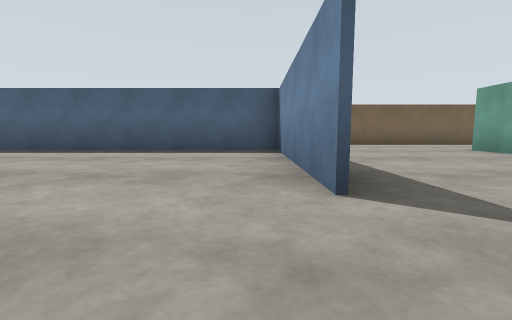
View 1 (above)

24 first-person views from a walk through a robot-simulator world made for Gazebo. The camera is 0.72 m above the floor, tilts 6° down and sees 90° across. The floor is counted in squares, 2 m on a side. Each view is taken from the middle of a square. On the plan, view 1 faces up. The plan holds only what a view shows up to about 9 squares ahead; the rest is blank.

View 2
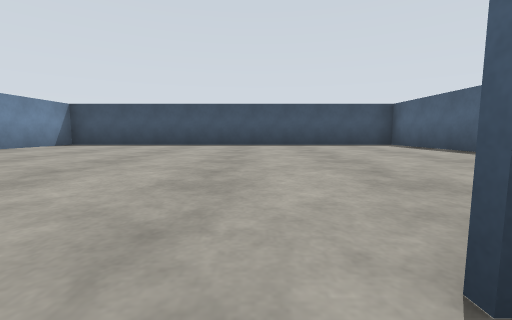

View 3
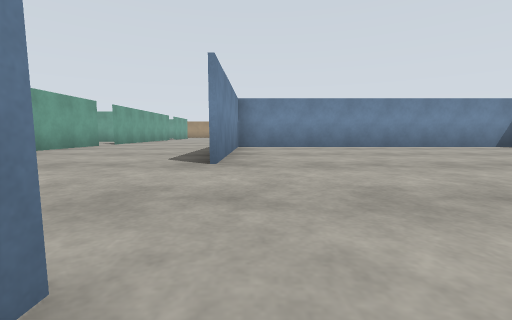

View 4
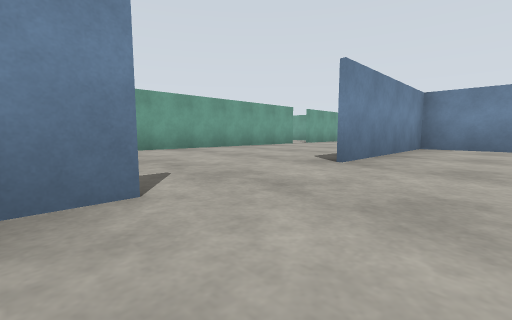

View 5
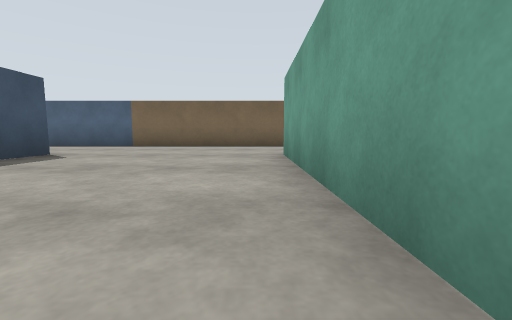

View 6
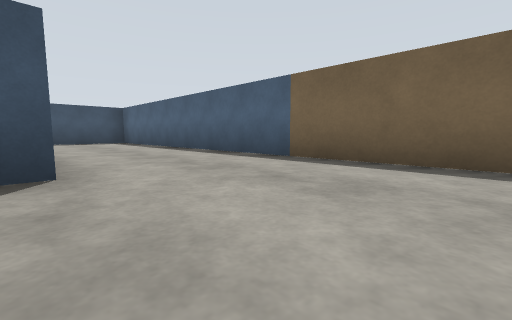

View 7
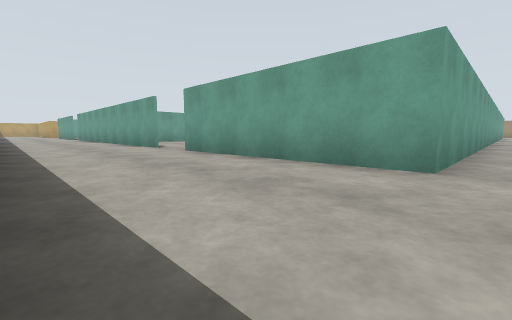

View 8
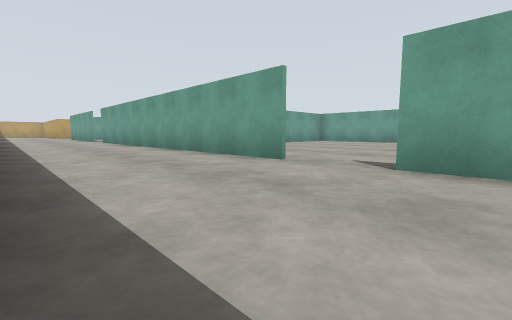

View 9
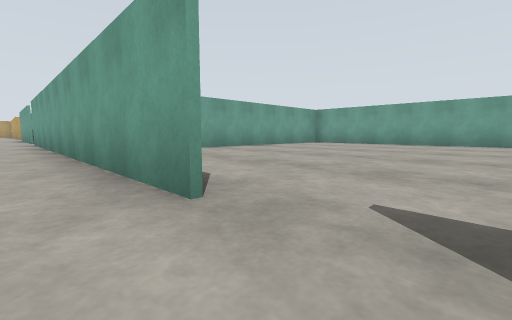

View 10
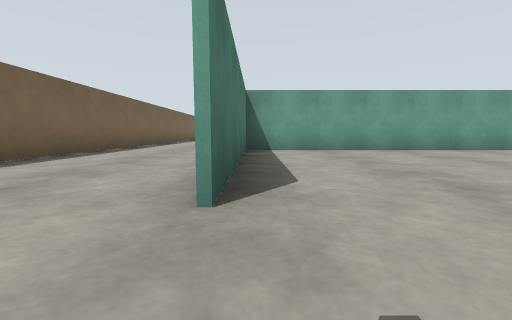

View 11
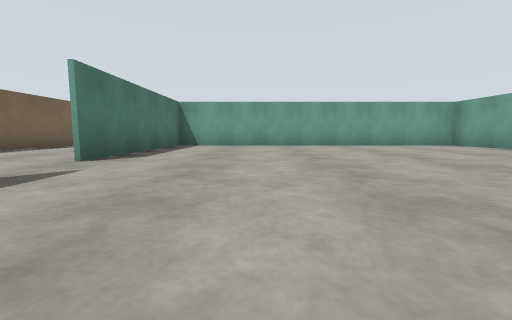

View 12
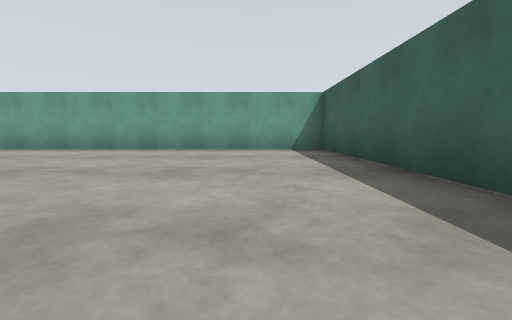

View 13
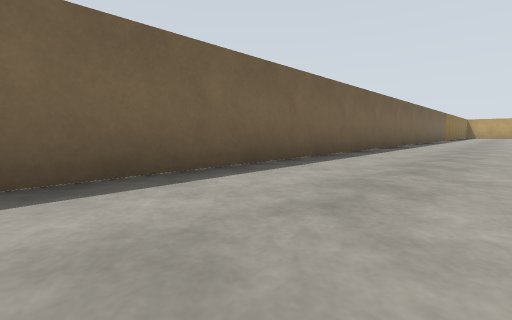

View 14
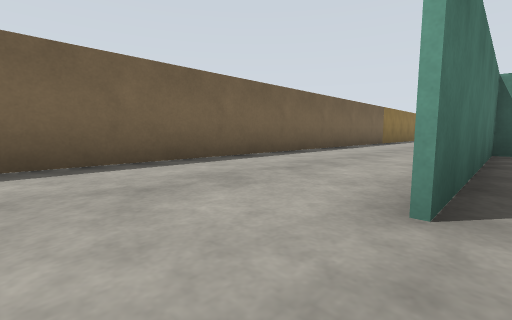

View 15
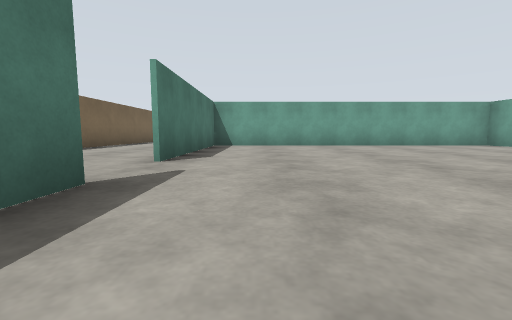

View 16
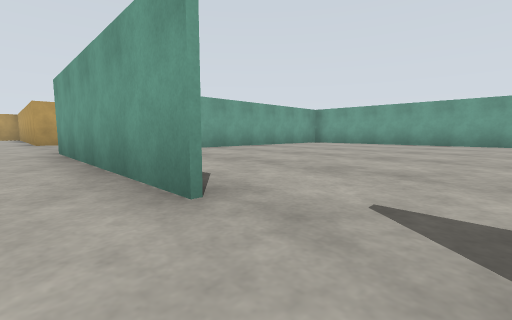

View 17
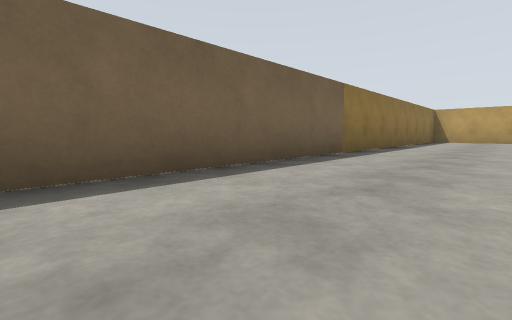

View 18
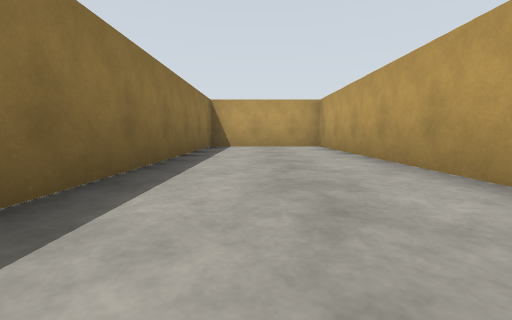

View 19
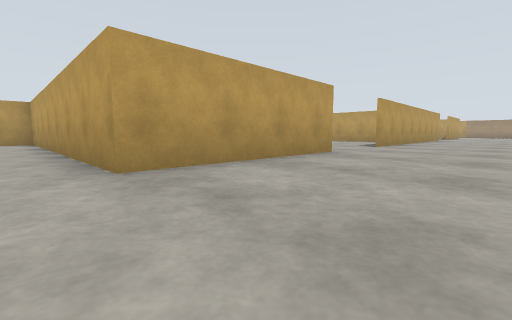

View 20
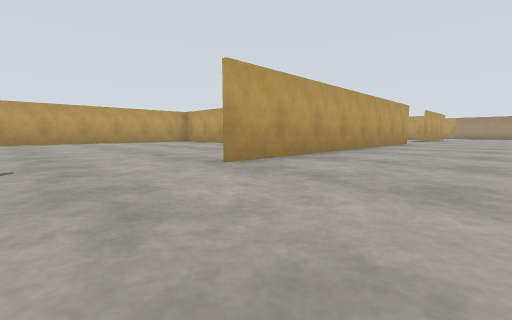

View 21
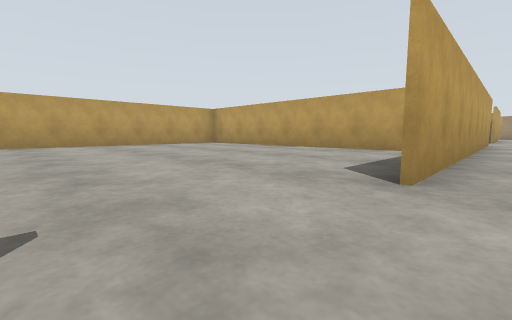

View 22
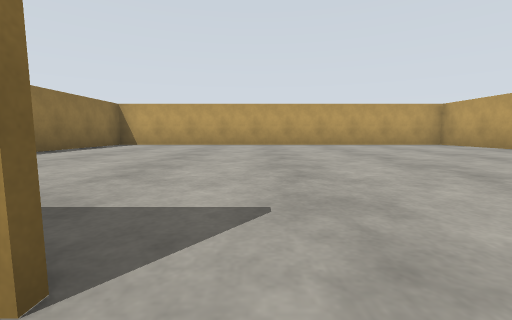

View 23
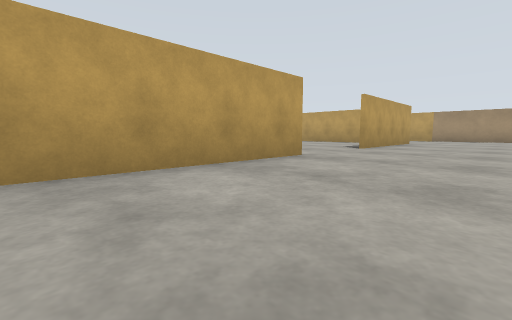

View 24
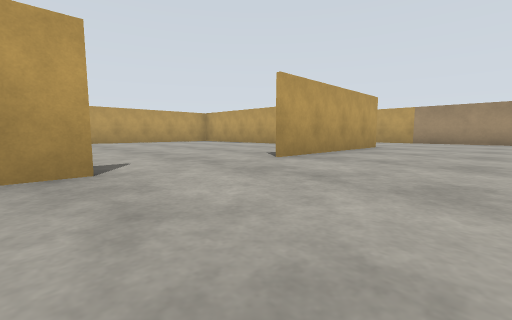

### Floor plan
Ten units are one square. View 1 is at (0, 0); x grows to the right and y downward. Boxes are objects, and circles mark ways between rooms. Rooms are numbered by the first view taken in them; rooms with no view inside come last. Other rooms are left out.
<svg viewBox="-75 -87 440 274">
<path fill="none" stroke="#000" d="M5 -14 5 -52 -70 -52 -70 47 5 47 5 9M45 54 45 -53 89 -53M45 71 45 61M5 -54 5 -44M101 -53 189 -53M70 -82 -66 -82M-70 -80 -70 -61M201 -53 246 -53M285 86 285 9M260 182 288 182M285 -14 285 -53 360 -53M285 149 285 109M360 -50 360 -82 121 -82M45 -16 45 27 145 27 145 -52 101 -52M190 27 245 27 245 -52 201 -52M189 -52 181 -52M295 47 360 47 360 -50M360 -52 329 -52"/>
<circle cx="10" cy="-5" r="3" fill="#2a7"/>
<circle cx="95" cy="-50" r="3" fill="#2a7"/>
<circle cx="195" cy="-50" r="3" fill="#2a7"/>
<circle cx="290" cy="-5" r="3" fill="#2a7"/>
<text x="-30" y="0">1</text>
<text x="50" y="60">2</text>
<text x="100" y="-10">3</text>
<text x="200" y="-10">4</text>
<text x="320" y="0">5</text>
</svg>
Room 1 opens to room 2. Room 2 opens to room 3. Room 2 opens to room 4. Room 2 opens to room 5.

Where each view was taken, in squares from view 1:
view 1: 0 up, 0 right, facing up
view 2: 1 up, 1 right, facing left
view 3: 2 up, 0 right, facing down
view 4: 2 up, 1 left, facing down-right
view 5: 1 up, 4 right, facing up
view 6: 5 up, 3 right, facing up-left
view 7: 8 up, 4 right, facing down-right
view 8: 8 up, 8 right, facing down-right
view 9: 6 up, 9 right, facing down-right
view 10: 5 up, 9 right, facing right
view 11: 3 up, 7 right, facing right
view 12: 3 up, 6 right, facing down
view 13: 6 up, 14 right, facing up-right
view 14: 5 up, 19 right, facing up-right
view 15: 4 up, 17 right, facing right
view 16: 6 up, 19 right, facing down-right
view 17: 6 up, 24 right, facing up-right
view 18: 7 up, 29 right, facing right
view 19: 6 up, 26 right, facing down-right
view 20: 1 up, 26 right, facing down-right
view 21: 1 up, 28 right, facing down-right
view 22: 1 up, 28 right, facing right
view 23: 5 down, 26 right, facing down-right
view 24: 8 down, 26 right, facing down-right
